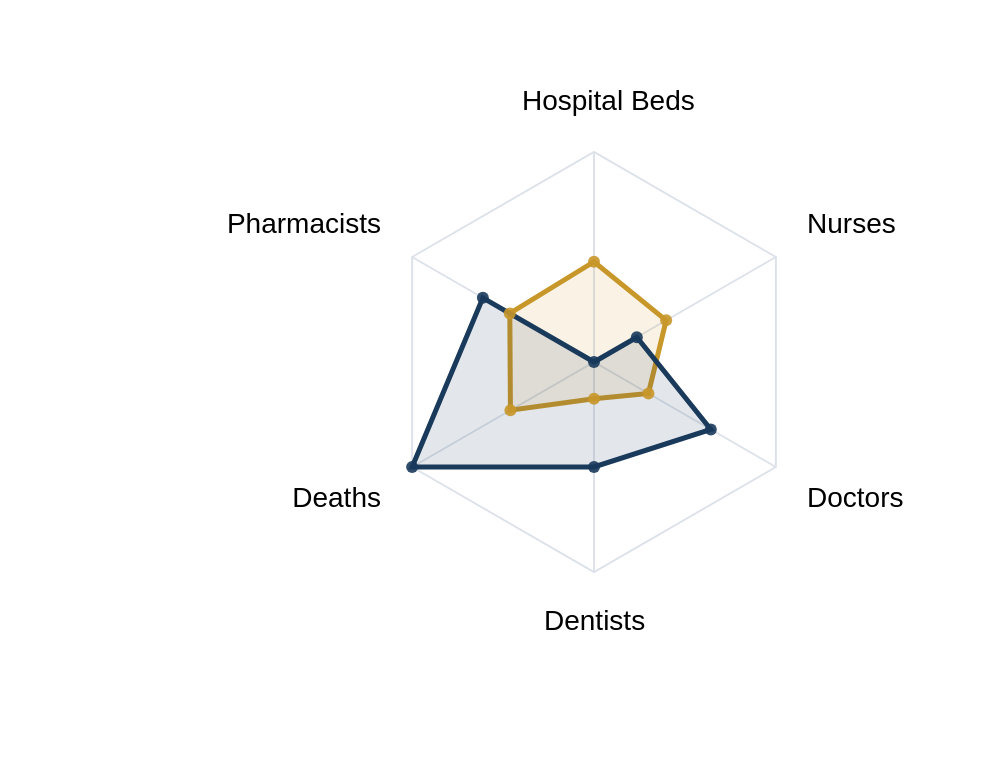

Source (Vega-Lite JSON):
### Vega specification from a JSON file in a GitHub repository (floating-point values rounded to 4 significant figures)
{"$schema": "https://vega.github.io/schema/vega/v5.json", "width": 500, "height": 385, "padding": {"top": 0, "left": 20, "right": 110, "bottom": 0}, "autosize": {"type": "fit", "contains": "padding"}, "signals": [{"name": "stateA", "value": "Sarawak"}, {"name": "stateB", "value": "Selangor"}], "data": [{"name": "raw", "values": [{"state": "Johor", "key": "Pharmacists", "value": 0.2963}, {"state": "Kedah", "key": "Pharmacists", "value": 0.4259}, {"state": "Kelantan", "key": "Pharmacists", "value": 0.3148}, {"state": "Melaka", "key": "Pharmacists", "value": 0.5556}, {"state": "Negeri Sembilan", "key": "Pharmacists", "value": 0.6481}, {"state": "Pahang", "key": "Pharmacists", "value": 0.463}, {"state": "Perak", "key": "Pharmacists", "value": 0.5741}, {"state": "Perlis", "key": "Pharmacists", "value": 0.7593}, {"state": "Pulau Pinang", "key": "Pharmacists", "value": 1.0}, {"state": "Sabah", "key": "Pharmacists", "value": 0.0}, {"state": "Sarawak", "key": "Pharmacists", "value": 0.463}, {"state": "Selangor", "key": "Pharmacists", "value": 0.6111}, {"state": "Terengganu", "key": "Pharmacists", "value": 0.4815}, {"state": "Johor", "key": "Hospital Beds", "value": 0.208}, {"state": "Kedah", "key": "Hospital Beds", "value": 0.166}, {"state": "Kelantan", "key": "Hospital Beds", "value": 0.4272}, {"state": "Melaka", "key": "Hospital Beds", "value": 0.2804}, {"state": "Negeri Sembilan", "key": "Hospital Beds", "value": 0.4446}, {"state": "Pahang", "key": "Hospital Beds", "value": 0.4547}, {"state": "Pulau Pinang", "key": "Hospital Beds", "value": 0.1195}, {"state": "Perak", "key": "Hospital Beds", "value": 1.0}, {"state": "Perlis", "key": "Hospital Beds", "value": 0.5376}, {"state": "Selangor", "key": "Hospital Beds", "value": 0.0}, {"state": "Terengganu", "key": "Hospital Beds", "value": 0.2929}, {"state": "Sabah", "key": "Hospital Beds", "value": 0.2494}, {"state": "Sarawak", "key": "Hospital Beds", "value": 0.4774}, {"state": "Johor", "key": "Nurses", "value": 0.09504}, {"state": "Kedah", "key": "Nurses", "value": 0.2149}, {"state": "Kelantan", "key": "Nurses", "value": 0.4215}, {"state": "Melaka", "key": "Nurses", "value": 0.686}, {"state": "Negeri Sembilan", "key": "Nurses", "value": 0.4628}, {"state": "Pahang", "key": "Nurses", "value": 0.5702}, {"state": "Perak", "key": "Nurses", "value": 0.4504}, {"state": "Perlis", "key": "Nurses", "value": 0.4959}, {"state": "Pulau Pinang", "key": "Nurses", "value": 1.0}, {"state": "Sabah", "key": "Nurses", "value": 0.0}, {"state": "Sarawak", "key": "Nurses", "value": 0.3967}, {"state": "Selangor", "key": "Nurses", "value": 0.2355}, {"state": "Terengganu", "key": "Nurses", "value": 0.4587}, {"state": "Johor", "key": "Doctors", "value": 0.2847}, {"state": "Kedah", "key": "Doctors", "value": 0.365}, {"state": "Kelantan", "key": "Doctors", "value": 0.8905}, {"state": "Melaka", "key": "Doctors", "value": 0.9124}, {"state": "Negeri Sembilan", "key": "Doctors", "value": 1.0}, {"state": "Pahang", "key": "Doctors", "value": 0.7226}, {"state": "Perak", "key": "Doctors", "value": 0.6204}, {"state": "Perlis", "key": "Doctors", "value": 0.9562}, {"state": "Pulau Pinang", "key": "Doctors", "value": 0.8321}, {"state": "Sabah", "key": "Doctors", "value": 0.0}, {"state": "Sarawak", "key": "Doctors", "value": 0.2993}, {"state": "Selangor", "key": "Doctors", "value": 0.6423}, {"state": "Terengganu", "key": "Doctors", "value": 0.7299}, {"state": "Johor", "key": "Dentists", "value": 0.3}, {"state": "Kedah", "key": "Dentists", "value": 0.325}, {"state": "Kelantan", "key": "Dentists", "value": 0.55}, {"state": "Melaka", "key": "Dentists", "value": 0.8}, {"state": "Negeri Sembilan", "key": "Dentists", "value": 0.75}, {"state": "Pahang", "key": "Dentists", "value": 0.75}, {"state": "Perak", "key": "Dentists", "value": 0.35}, {"state": "Perlis", "key": "Dentists", "value": 1.0}, {"state": "Pulau Pinang", "key": "Dentists", "value": 0.65}, {"state": "Sabah", "key": "Dentists", "value": 0.0}, {"state": "Sarawak", "key": "Dentists", "value": 0.175}, {"state": "Selangor", "key": "Dentists", "value": 0.5}, {"state": "Terengganu", "key": "Dentists", "value": 0.725}, {"state": "Johor", "key": "Deaths", "value": 0.5946}, {"state": "Kedah", "key": "Deaths", "value": 0.1622}, {"state": "Kelantan", "key": "Deaths", "value": 0.4865}, {"state": "Melaka", "key": "Deaths", "value": 0.5946}, {"state": "Negeri Sembilan", "key": "Deaths", "value": 0.4054}, {"state": "Pahang", "key": "Deaths", "value": 0.4865}, {"state": "Perak", "key": "Deaths", "value": 0.0}, {"state": "Perlis", "key": "Deaths", "value": 0.2162}, {"state": "Pulau Pinang", "key": "Deaths", "value": 0.3514}, {"state": "Sabah", "key": "Deaths", "value": 0.973}, {"state": "Sarawak", "key": "Deaths", "value": 0.4595}, {"state": "Selangor", "key": "Deaths", "value": 1.0}, {"state": "Terengganu", "key": "Deaths", "value": 0.4595}]}, {"name": "tableA", "source": "raw", "transform": [{"type": "filter", "expr": "datum.state === stateA"}, {"type": "formula", "as": "category", "expr": "0"}]}, {"name": "tableB", "source": "raw", "transform": [{"type": "filter", "expr": "datum.state === stateB"}, {"type": "formula", "as": "category", "expr": "1"}]}, {"name": "table", "source": ["tableA", "tableB"]}, {"name": "keys", "source": "table", "transform": [{"type": "aggregate", "groupby": ["key"]}]}], "scales": [{"name": "angular", "type": "point", "range": {"signal": "[-PI, PI]"}, "padding": 0.5, "domain": {"data": "table", "field": "key"}}, {"name": "radial", "type": "linear", "range": {"signal": "[0, 105]"}, "zero": true, "nice": false, "domain": [0, 1], "domainMin": 0}, {"name": "color", "type": "ordinal", "domain": [0, 1], "range": ["#c8972a", "#1a3a5c"]}], "encode": {"enter": {"x": {"signal": "width/2"}, "y": {"signal": "height/2 -80"}}}, "marks": [{"type": "group", "name": "chart-group", "zindex": 1, "from": {"facet": {"data": "table", "name": "facet", "groupby": ["category"]}}, "marks": [{"type": "line", "from": {"data": "facet"}, "encode": {"enter": {"interpolate": {"value": "linear-closed"}, "x": {"signal": "scale('radial', datum.value) * cos(scale('angular', datum.key))"}, "y": {"signal": "scale('radial', datum.value) * sin(scale('angular', datum.key))"}, "stroke": {"scale": "color", "field": "category"}, "strokeWidth": {"value": 2.5}, "fill": {"scale": "color", "field": "category"}, "fillOpacity": {"value": 0.12}}}}]}, {"type": "rule", "name": "radial-grid", "from": {"data": "keys"}, "zindex": 0, "encode": {"enter": {"x": {"value": 0}, "y": {"value": 0}, "x2": {"signal": "105 * cos(scale('angular', datum.key))"}, "y2": {"signal": "105 * sin(scale('angular', datum.key))"}, "stroke": {"value": "#dde2ea"}, "strokeWidth": {"value": 1}}}}, {"type": "line", "name": "outer-line", "from": {"data": "radial-grid"}, "encode": {"enter": {"interpolate": {"value": "linear-closed"}, "x": {"field": "x2"}, "y": {"field": "y2"}, "stroke": {"value": "#dde2ea"}, "strokeWidth": {"value": 1}}}}, {"type": "text", "name": "key-label", "from": {"data": "keys"}, "zindex": 1, "encode": {"enter": {"x": {"signal": "(datum.key === 'Hospital Beds' ? -36 : datum.key === 'Dentists' ? -25 : 0) + (105 + 18) * cos(scale('angular', datum.key))"}, "y": {"signal": "(105 + 18) * sin(scale('angular', datum.key))"}, "text": {"field": "key"}, "align": [{"test": "abs(scale('angular', datum.key)) > PI / 2", "value": "right"}, {"value": "left"}], "baseline": [{"test": "scale('angular', datum.key) > 0.3", "value": "top"}, {"test": "scale('angular', datum.key) < -0.3", "value": "bottom"}, {"value": "middle"}], "fill": {"value": "black"}, "fontSize": {"value": 14}, "fontWeight": {"value": "normal"}}}}, {"type": "symbol", "from": {"data": "table"}, "zindex": 2, "encode": {"enter": {"x": {"signal": "scale('radial', datum.value) * cos(scale('angular', datum.key))"}, "y": {"signal": "scale('radial', datum.value) * sin(scale('angular', datum.key))"}, "size": {"value": 36}, "fill": {"scale": "color", "field": "category"}, "opacity": {"value": 0.9}, "tooltip": {"signal": "{'State': datum.state, 'Metric': datum.key, 'Index': format(datum.value, '.3f')}"}}}}]}
